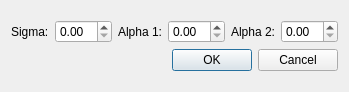
<?xml version="1.0" encoding="UTF-8"?>
<ui version="4.0">
 <class>dialog_hessian</class>
 <widget class="QDialog" name="dialog_hessian">
  <property name="geometry">
   <rect>
    <x>0</x>
    <y>0</y>
    <width>327</width>
    <height>92</height>
   </rect>
  </property>
  <property name="windowTitle">
   <string>Hessian Filter</string>
  </property>
  <layout class="QGridLayout" name="gridLayout_2">
   <item row="0" column="0">
    <layout class="QGridLayout" name="gridLayout">
     <item row="0" column="0">
      <layout class="QHBoxLayout" name="horizontalLayout_2">
       <item>
        <widget class="QLabel" name="label">
         <property name="text">
          <string>Sigma:</string>
         </property>
        </widget>
       </item>
       <item>
        <widget class="QDoubleSpinBox" name="sigma"/>
       </item>
      </layout>
     </item>
     <item row="0" column="1">
      <layout class="QHBoxLayout" name="horizontalLayout">
       <item>
        <widget class="QLabel" name="label_2">
         <property name="text">
          <string>Alpha 1:</string>
         </property>
        </widget>
       </item>
       <item>
        <widget class="QDoubleSpinBox" name="alpha1"/>
       </item>
      </layout>
     </item>
     <item row="0" column="2">
      <layout class="QHBoxLayout" name="horizontalLayout_3">
       <item>
        <widget class="QLabel" name="label_3">
         <property name="text">
          <string>Alpha 2:</string>
         </property>
        </widget>
       </item>
       <item>
        <widget class="QDoubleSpinBox" name="alpha2"/>
       </item>
      </layout>
     </item>
     <item row="1" column="0" colspan="3">
      <widget class="QDialogButtonBox" name="okhessian">
       <property name="orientation">
        <enum>Qt::Horizontal</enum>
       </property>
       <property name="standardButtons">
        <set>QDialogButtonBox::Cancel|QDialogButtonBox::Ok</set>
       </property>
      </widget>
     </item>
    </layout>
   </item>
  </layout>
 </widget>
 <resources/>
 <connections>
  <connection>
   <sender>okhessian</sender>
   <signal>accepted()</signal>
   <receiver>dialog_hessian</receiver>
   <slot>accept()</slot>
   <hints>
    <hint type="sourcelabel">
     <x>248</x>
     <y>254</y>
    </hint>
    <hint type="destinationlabel">
     <x>157</x>
     <y>274</y>
    </hint>
   </hints>
  </connection>
  <connection>
   <sender>okhessian</sender>
   <signal>rejected()</signal>
   <receiver>dialog_hessian</receiver>
   <slot>reject()</slot>
   <hints>
    <hint type="sourcelabel">
     <x>316</x>
     <y>260</y>
    </hint>
    <hint type="destinationlabel">
     <x>286</x>
     <y>274</y>
    </hint>
   </hints>
  </connection>
 </connections>
</ui>
